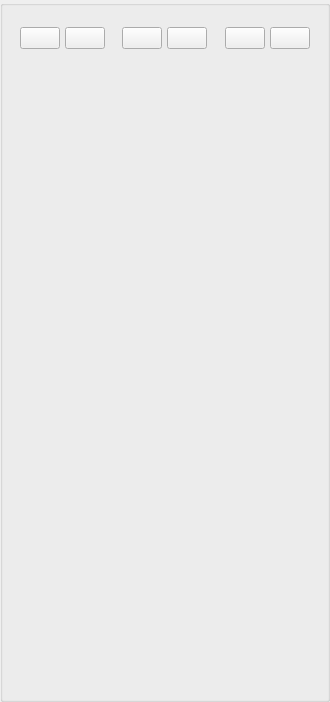
<?xml version="1.0" encoding="UTF-8"?>
<ui version="4.0">
 <class>AppletFriendListClientUi</class>
 <widget class="QWidget" name="AppletFriendListClientUi">
  <property name="geometry">
   <rect>
    <x>0</x>
    <y>0</y>
    <width>330</width>
    <height>702</height>
   </rect>
  </property>
  <property name="sizePolicy">
   <sizepolicy hsizetype="Expanding" vsizetype="Expanding">
    <horstretch>0</horstretch>
    <verstretch>0</verstretch>
   </sizepolicy>
  </property>
  <property name="windowTitle">
   <string>Search</string>
  </property>
  <property name="windowIcon">
   <iconset>
    <normaloff>:/TruthOrDare/Resources/ic_people_normal.png</normaloff>:/TruthOrDare/Resources/ic_people_normal.png</iconset>
  </property>
  <layout class="QGridLayout" name="gridLayout">
   <property name="leftMargin">
    <number>0</number>
   </property>
   <property name="topMargin">
    <number>0</number>
   </property>
   <property name="rightMargin">
    <number>0</number>
   </property>
   <property name="bottomMargin">
    <number>0</number>
   </property>
   <property name="spacing">
    <number>0</number>
   </property>
   <item row="0" column="0">
    <widget class="QGroupBox" name="ItemsGroupBox">
     <property name="minimumSize">
      <size>
       <width>0</width>
       <height>0</height>
      </size>
     </property>
     <property name="title">
      <string/>
     </property>
     <layout class="QVBoxLayout" name="verticalLayout">
      <property name="spacing">
       <number>2</number>
      </property>
      <property name="leftMargin">
       <number>5</number>
      </property>
      <property name="topMargin">
       <number>5</number>
      </property>
      <property name="rightMargin">
       <number>5</number>
      </property>
      <property name="bottomMargin">
       <number>5</number>
      </property>
      <item>
       <widget class="QLabel" name="m_StatusLabel">
        <property name="text">
         <string notr="true"/>
        </property>
       </widget>
      </item>
      <item>
       <layout class="QHBoxLayout" name="horizontalLayout">
        <property name="spacing">
         <number>5</number>
        </property>
        <item>
         <spacer name="horizontalSpacer_3">
          <property name="orientation">
           <enum>Qt::Horizontal</enum>
          </property>
          <property name="sizeHint" stdset="0">
           <size>
            <width>40</width>
            <height>20</height>
           </size>
          </property>
         </spacer>
        </item>
        <item>
         <widget class="VxPushButton" name="m_FriendsButton">
          <property name="sizePolicy">
           <sizepolicy hsizetype="Minimum" vsizetype="Preferred">
            <horstretch>0</horstretch>
            <verstretch>0</verstretch>
           </sizepolicy>
          </property>
          <property name="text">
           <string notr="true"/>
          </property>
         </widget>
        </item>
        <item>
         <widget class="VxPushButton" name="m_FriendsInfoButton">
          <property name="sizePolicy">
           <sizepolicy hsizetype="Minimum" vsizetype="Preferred">
            <horstretch>0</horstretch>
            <verstretch>0</verstretch>
           </sizepolicy>
          </property>
          <property name="text">
           <string notr="true"/>
          </property>
         </widget>
        </item>
        <item>
         <spacer name="horizontalSpacer_5">
          <property name="orientation">
           <enum>Qt::Horizontal</enum>
          </property>
          <property name="sizeHint" stdset="0">
           <size>
            <width>40</width>
            <height>20</height>
           </size>
          </property>
         </spacer>
        </item>
        <item>
         <widget class="VxPushButton" name="m_IgnoredButton">
          <property name="sizePolicy">
           <sizepolicy hsizetype="Minimum" vsizetype="Preferred">
            <horstretch>0</horstretch>
            <verstretch>0</verstretch>
           </sizepolicy>
          </property>
          <property name="text">
           <string notr="true"/>
          </property>
         </widget>
        </item>
        <item>
         <widget class="VxPushButton" name="m_IgnoredInfoButton">
          <property name="sizePolicy">
           <sizepolicy hsizetype="Minimum" vsizetype="Preferred">
            <horstretch>0</horstretch>
            <verstretch>0</verstretch>
           </sizepolicy>
          </property>
          <property name="text">
           <string notr="true"/>
          </property>
         </widget>
        </item>
        <item>
         <spacer name="horizontalSpacer_2">
          <property name="orientation">
           <enum>Qt::Horizontal</enum>
          </property>
          <property name="sizeHint" stdset="0">
           <size>
            <width>40</width>
            <height>20</height>
           </size>
          </property>
         </spacer>
        </item>
        <item>
         <widget class="VxPushButton" name="m_NearbyButton">
          <property name="sizePolicy">
           <sizepolicy hsizetype="Minimum" vsizetype="Preferred">
            <horstretch>0</horstretch>
            <verstretch>0</verstretch>
           </sizepolicy>
          </property>
          <property name="text">
           <string notr="true"/>
          </property>
         </widget>
        </item>
        <item>
         <widget class="VxPushButton" name="m_NearbyInfoButton">
          <property name="sizePolicy">
           <sizepolicy hsizetype="Minimum" vsizetype="Preferred">
            <horstretch>0</horstretch>
            <verstretch>0</verstretch>
           </sizepolicy>
          </property>
          <property name="text">
           <string notr="true"/>
          </property>
         </widget>
        </item>
        <item>
         <spacer name="horizontalSpacer_4">
          <property name="orientation">
           <enum>Qt::Horizontal</enum>
          </property>
          <property name="sizeHint" stdset="0">
           <size>
            <width>40</width>
            <height>20</height>
           </size>
          </property>
         </spacer>
        </item>
       </layout>
      </item>
      <item>
       <widget class="GuiUserListWidget" name="m_UserListWidget" native="true">
        <property name="sizePolicy">
         <sizepolicy hsizetype="Expanding" vsizetype="Expanding">
          <horstretch>0</horstretch>
          <verstretch>0</verstretch>
         </sizepolicy>
        </property>
       </widget>
      </item>
     </layout>
    </widget>
   </item>
  </layout>
 </widget>
 <customwidgets>
  <customwidget>
   <class>VxPushButton</class>
   <extends>QPushButton</extends>
   <header location="global">VxPushButton.h</header>
  </customwidget>
  <customwidget>
   <class>GuiUserListWidget</class>
   <extends>QWidget</extends>
   <header>GuiUserListWidget.h</header>
   <container>1</container>
  </customwidget>
 </customwidgets>
 <resources/>
 <connections/>
</ui>
